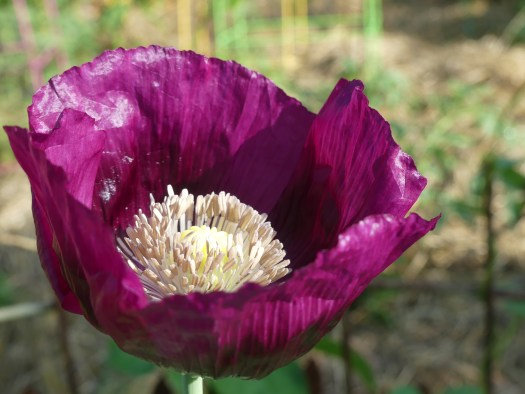
#> input picture histogramEQ_RGBPython/poppy.jpg, 525 x 394 px
$ python histEQhsv.py
#> lines starting #> are read from the running program, lines starting #| are printed output that depends on the picture
import cv2
import numpy as np

image = cv2.imread('poppy.jpg')
#> image is the input picture: shape (394, 525, 3); mean B, G, R 91.8, 91.2, 125.9
hsv = cv2.cvtColor(image, cv2.COLOR_RGB2HSV)
#> hsv: shape (394, 525, 3); mean H, S, V 109.1, 124.2, 129.7

v = hsv[:,:,2]
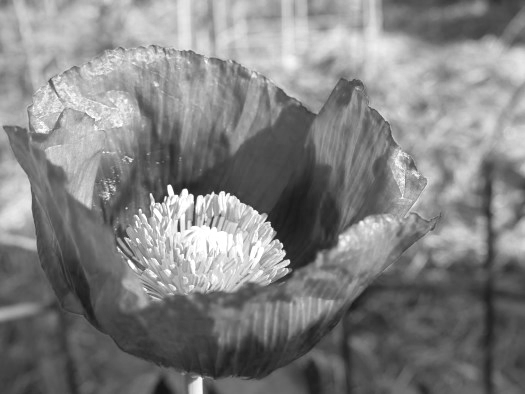
#> v: shape (394, 525); min 19, max 255, mean 129.7

cv2.imwrite('v.jpg', v)

v_equ = cv2.equalizeHist(v)
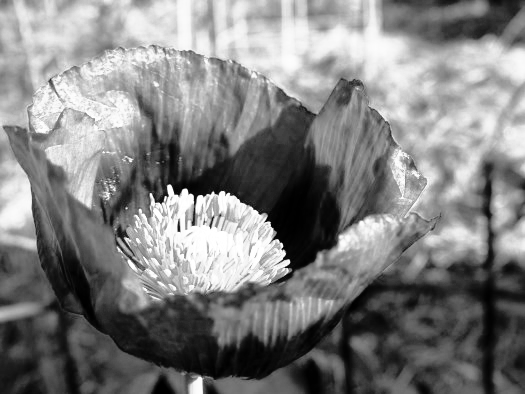
#> v_equ: shape (394, 525); min 0, max 255, mean 128.2

hsv[:,:,2] = v_equ
#> hsv: shape (394, 525, 3); mean H, S, V 109.1, 124.2, 128.2

equ = cv2.cvtColor(hsv, cv2.COLOR_HSV2RGB)
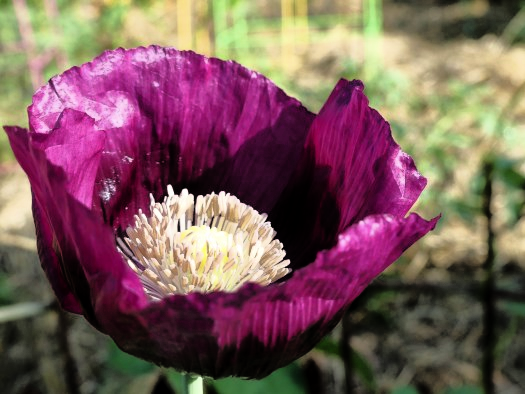
#> equ: shape (394, 525, 3); mean B, G, R 91.1, 91.2, 124.5

cv2.imwrite('equ.jpg', equ)
